Frame 1 (no input): blank canvas, image omitted
Frame 60 (the mouse pressed at the canvas centre just before this capture): blank canvas, image omitted
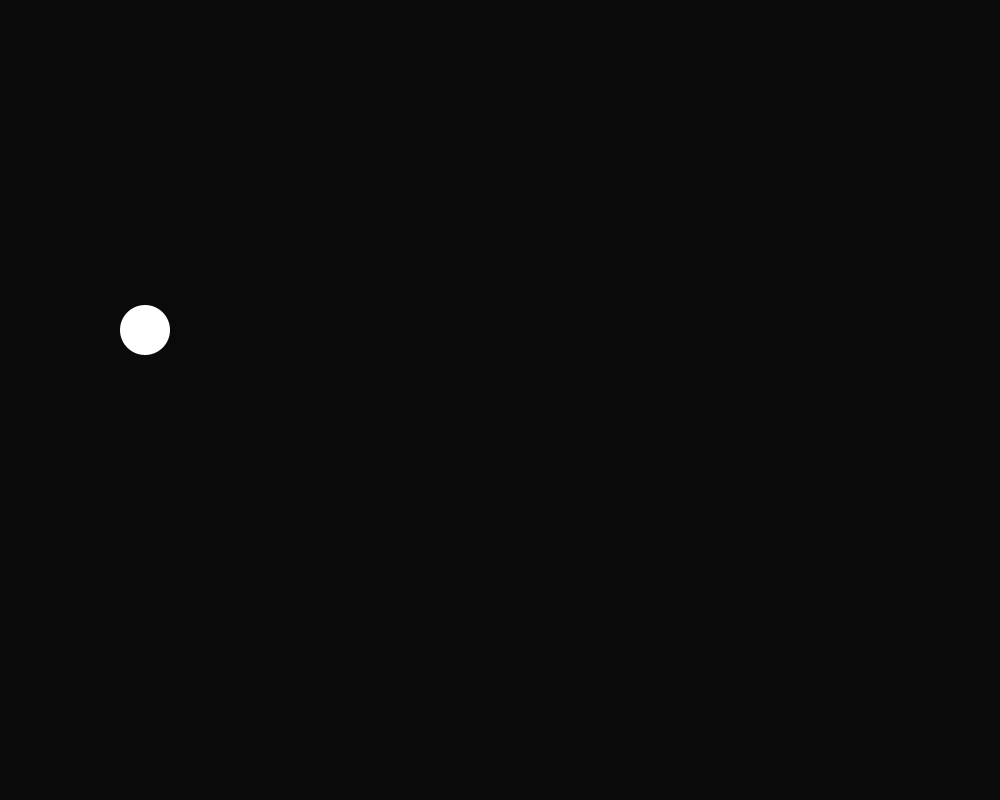
Frame 120 (the mouse held since frame 60 and released just before this capture)

The Processing sketch whose frames 1 and 60 were blank and that drew this single picture after the mouse press (run headless with seeded random() and noise(); from frame 60 on, the mouse is pressed at the canvas centre):

// Processing sketch: processing_176624
// ── processing_176624.pde

float fade;
int passedTime;
int maxTime = 50;
boolean boolFade;
boolean bFadeIn;
 float x = 100;
float y = 100;
float xspeed = 15;
float yspeed = 10;
  
void setup() {    //Within the void set up, the size and background color is determined
  size(1000, 800); //The size of the canvas
smooth(); 
  background(255); //determines the color of the background
}

void draw() { //this is where the action of the coding takes place
  background(0); 
  ellipseFade(); //This is to set that the void of a later code is used into the void draw
   noStroke(); //This causes a shadow to follow along the ellipse
  fill(255,10); //This shows the fill in which the background overlay is
  rect(0,0,width,height); //A rectangle that helps create the foreshadow to the ellipse
  
  x = x + xspeed; //this combines two of the int variables so they add together and make the ellipse move at a certain speed for the x variable
  y = y + yspeed; //this combines the two of the int variables so that the ellipse moves a certain speed for the y variable
  
 

if ((x > width) || (x < 0)) { //This determines the movement of the circle x-axis movement, via left and right but it also stops it from passing the boundary once it hits the edge of the left or right of the screen.
    xspeed = xspeed * -1;
}
 if((y>height) || (y < 0)) { //This determines the movement of the circle's y-axis movement, via up and down but it also stops it from passing the boundary once it hits the edge of the up or down of the screen.
    yspeed = yspeed * -1;
  }
 
 
  }

  void mousePressed() { //This puts the fadeing int variables into ply, making it true if the mouse is pressed
  boolFade = true;
  bFadeIn = !bFadeIn;
  }
  
  void ellipseFade() { //These are if then variables that cause the images to fade if the mouse is pressed. 
  if (boolFade) {
    passedTime++;
    if (bFadeIn) { 
      fade = map(passedTime, 0, maxTime, 0, 255);
    } else {
      fade = map(maxTime - passedTime, 0, maxTime, 0, 255);
    }

    if (fade > 254 || fade < 1) { //This sets a limit on the fade, making the colors go from white to black.
      boolFade = false; //This makes the code stop fading further once it reaches a certain limit
      passedTime = 0;
    }
  }
  fill(255, fade); //This determines the initial color of the ellipse then
  ellipse(x,y,50,50); //this is the ellipse of the project
  }
